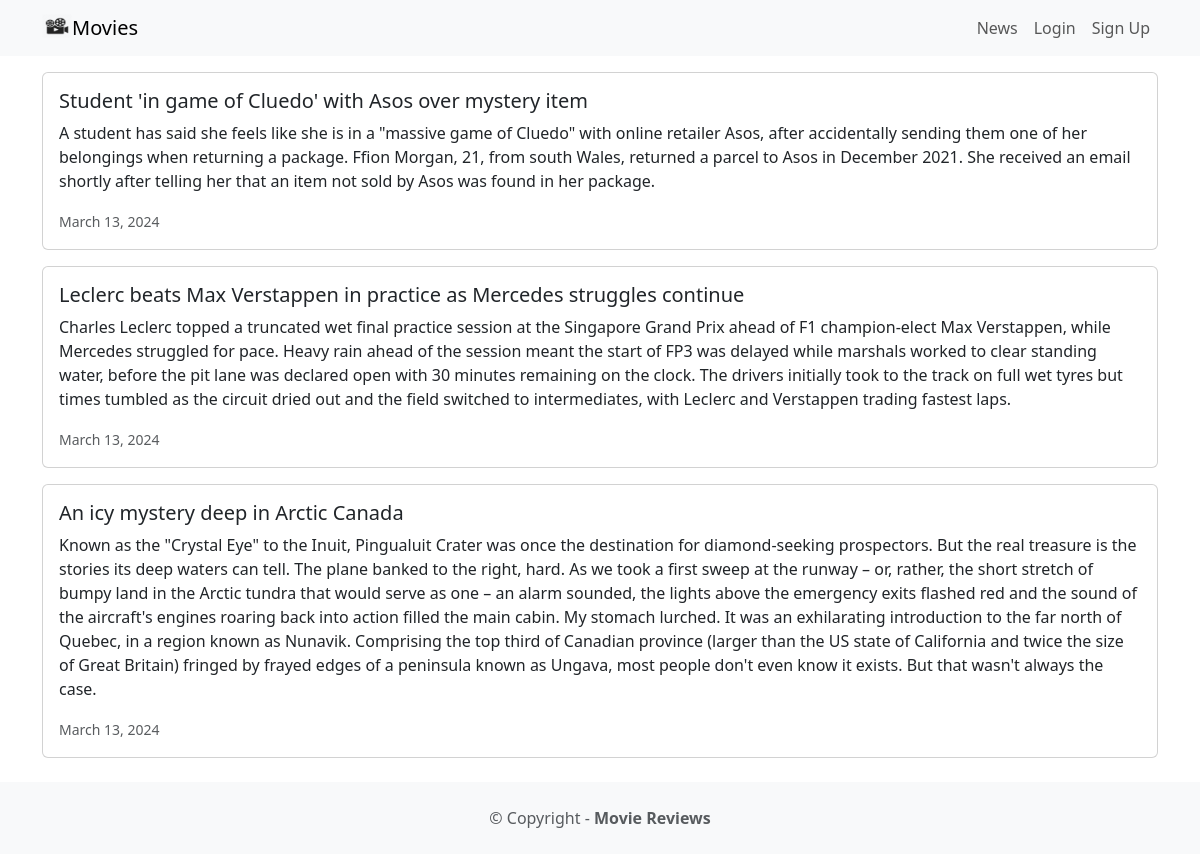
Page /news/ on the committed database.
### news/models.py (models this page shows, shortened)
class News(models.Model):
    headline = models.CharField(max_length=200)
    body = models.TextField()
    date = models.DateField()

### news/views.py (the view)
# urls.py: path("news/", include("news.urls")),
def news(request):
    newss = News.objects.all().order_by('-date')
    return render(request, "news.html", {"newss": newss})

### news/templates/news.html
{% extends 'base.html' %}
{% block content %}
{% for news in newss %}
          <div class="card mb-3">
            <div class="row g-0">
                <div>
                    <div class="card-body">
                        <h5 class="card-title">{{ news.headline }}</h5>
                        <p class="card-text">{{ news.body }}</p>
                        <p class="card-text"><small class="text-muted">{{ news.date }}</small></p>
                    </div>
                </div>
            </div>
          </div>
        {% endfor %}
{% endblock content %}

### rows in the picture
News: headline "Student 'in game of Cluedo' with Asos over mystery item", body "A student has said she feels like she is in a \"massive game of Cluedo\" with online retailer Asos, after accidentally sending them one of her belongings when returning a package. Ffion Morgan, 21, from south Wales, returned a parcel to Asos in December 2021. She received an email shortly after telling her that an item not sold by Asos was found in her package.", date "March 13, 2024"
News: headline "Leclerc beats Max Verstappen in practice as Mercedes struggles continue", body "Charles Leclerc topped a truncated wet final practice session at the Singapore Grand Prix ahead of F1 champion-elect Max Verstappen, while Mercedes struggled for pace. Heavy rain ahead of the session meant the start of FP3 was delayed while marshals worked to clear standing water, before the pit lane was declared open with 30 minutes remaining on the clock. The drivers initially took to the track on full wet tyres but times tumbled as the circuit dried out and the field switched to intermediates, with Leclerc and Verstappen trading fastest laps.", date "March 13, 2024"
News: headline "An icy mystery deep in Arctic Canada", body "Known as the \"Crystal Eye\" to the Inuit, Pingualuit Crater was once the destination for diamond-seeking prospectors. But the real treasure is the stories its deep waters can tell. The plane banked to the right, hard. As we took a first sweep at the runway – or, rather, the short stretch of bumpy land in the Arctic tundra that would serve as one – an alarm sounded, the lights above the emergency exits flashed red and the sound of the aircraft's engines roaring back into action filled the main cabin. My stomach lurched. It was an exhilarating introduction to the far north of Quebec, in a region known as Nunavik. Comprising the top third of Canadian province (larger than the US state of…", date "March 13, 2024"
